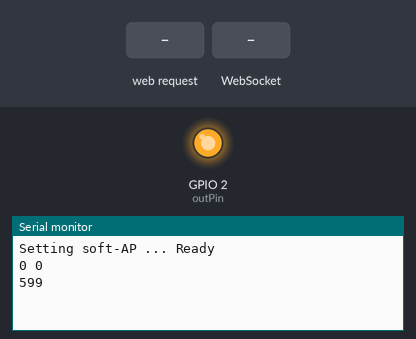
Bench run of a sketch on a simulated ESP8266 (NodeMCU). Shown: output pins drawn as LEDs (lit = HIGH), the last lines printed to the serial monitor. Inputs (shaded band) come from the test bench. WiFi joins after 1.5 s; servers stay silent unless stated.

Above: at 1.2 s.
1.3 s: HTTP request GET /slider received
At 1.9 s:
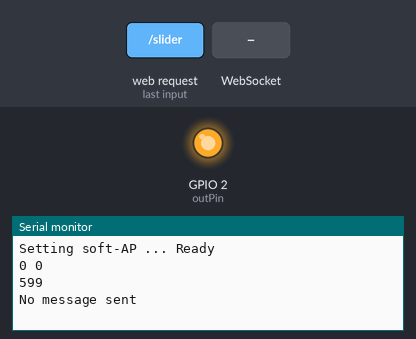
2.8 s: WebSocket text "ON" received
At 2.96 s:
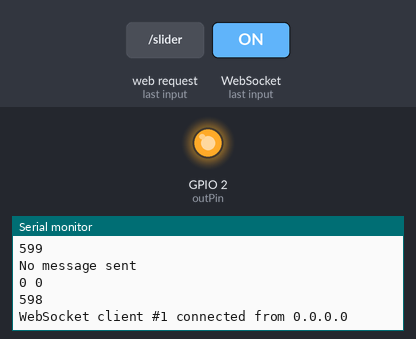
Timing chart, 0 to 5.8 s (numbered marks = the images above; inputs shaded):
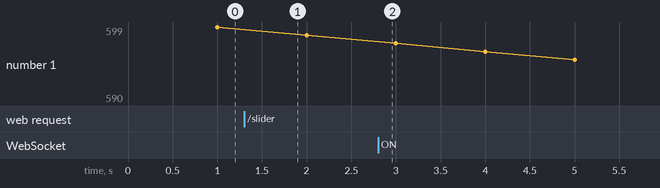

The sketch:

AsyncClient2_0.ino
```cpp
// (licence header left out)
// Import required libraries
#include <ESP8266WiFi.h>
#include <ESPAsyncTCP.h>
#include <ESPAsyncWebServer.h>

// Replace with your network credentials
//const char* ssid = "TitanDragon";
//const char* password = "L@tteMacchiat0!";
const char* ssid = "lamp";
const char* password = "lampjelampje!";

bool timerState = 0;
const int outPin = 2;
//Rolys global vars
String sliderValue = "600";
int countDown = 600;
int updateOnOff = 0;

const char* PARAM_INPUT = "value";

// Create AsyncWebServer object on port 80
AsyncWebServer server(80);
AsyncWebSocket ws("/ws");

const char index_html[] PROGMEM = R"rawliteral(
<!DOCTYPE HTML><html>
<head>
  <title>ESP Web Server</title>
  <meta name="viewport" content="width=device-width, initial-scale=1">
  <link rel="icon" href="data:,">
  <style>
  html {
    font-family: Arial, Helvetica, sans-serif;
    text-align: center;
  }
  h1 {
    font-size: 1.8rem;
    color: white;
  }
  h2{
    font-size: 1.5rem;
    font-weight: bold;
    color: #143642;
  }
  .topnav {
    overflow: hidden;
    background-color: #143642;
  }
  body {
    margin: 0;
  }
  .content {
    padding: 30px;
    max-width: 600px;
    margin: 0 auto;
  }
  .card {
    background-color: #F8F7F9;;
    box-shadow: 2px 2px 12px 1px rgba(140,140,140,.5);
    padding-top:10px;
    padding-bottom:20px;
  }
  .button {
    padding: 15px 50px;
    font-size: 24px;
    text-align: center;
    outline: none;
    color: #fff;
    background-color: #0f8b8d;
    border: none;
    border-radius: 5px;
    -webkit-touch-callout: none;
    -webkit-user-select: none;
    -khtml-user-select: none;
    -moz-user-select: none;
    -ms-user-select: none;
    user-select: none;
    -webkit-tap-highlight-color: rgba(0,0,0,0);
   }
   /*.button:hover {background-color: #0f8b8d}*/
   .button:active {
     background-color: #0f8b8d;
     box-shadow: 2 2px #CDCDCD;
     transform: translateY(2px);
   }
   .state {
     font-size: 1.5rem;
     color:#8c8c8c;
     font-weight: bold;
   }
  </style>
<title>Light switch timer interval</title>
<meta name="viewport" content="width=device-width, initial-scale=1">
<link rel="icon" href="data:,">
</head>
<body>
  <div class="topnav">
    <h1>Light switch timer interval</h1>
  </div>
  <div class="content">
    <div class="card">
      <h2>Output - Relay (GPIO2)</h2>
      <p class="state">Interval (s): <span id="textSliderValue">%SLIDERVALUE%</span></p>
      <p><input type="range" onchange="updateSlider(this)" id="timerSlider" min="10" max="1200" value="%SLIDERVALUE%" step="10" class="slider"></p>
      <p class="state">Counter: <span id="counter">%SLIDERVALUE%</span></p>
    </div>
  </div>
<script>
  var gateway = `ws://${window.location.hostname}/ws`;
  var websocket;
  window.addEventListener('load', onLoad);
  function initWebSocket() {
    console.log('Trying to open a WebSocket connection...');
    websocket = new WebSocket(gateway);
    websocket.onopen    = onOpen;
    websocket.onclose   = onClose;
    websocket.onmessage = onMessage; // <-- add this line
  }
  function onOpen(event) {
    console.log('Connection opened');
  }
  function onClose(event) {
    console.log('Connection closed');
    setTimeout(initWebSocket, 2000);
  }
  function onMessage(event) {
    var state;
    if (event.data == "ON"){
      state = "ON";
      document.getElementById('state').innerHTML = state;
    }
    else if (event.data == "OFF"){
      state = "OFF";
      document.getElementById('state').innerHTML = state;
    }
    else {
      document.getElementById('counter').innerHTML = event.data;
    }
  }
  function onLoad(event) {
    initWebSocket();
    initButton();
  }
  function initButton() {
    document.getElementById('button').addEventListener('click', toggle);
  }
  function OnOff(){
    websocket.send('toggle');
  }
  function updateSlider(element)
  {
   var sliderValue = document.getElementById("timerSlider").value;
   document.getElementById("textSliderValue").innerHTML = sliderValue;
   console.log(sliderValue);
   var xhr = new XMLHttpRequest();
   xhr.open("GET", "/slider?value="+sliderValue, true);
   xhr.send();
  }
</script>
</body>
</html>
)rawliteral";

// Interrupt Service Routine
void ICACHE_RAM_ATTR onTimerISR(){
    ws.cleanupClients();
    timer1_write(5000000);//1s
    countDown--;
    notifyClients();
    Serial.println(countDown);
    if (countDown == 0){
      digitalWrite(outPin,!(digitalRead(outPin)));  //Toggle Output Pin
      ws.cleanupClients();
      countDown = sliderValue.toInt();
      //Serial.println("Timer reached zero:" + countDown);
    }
    else{
//      if(globalClient != NULL && globalClient->status() == WS_CONNECTED){
//        Serial.println(countDown);
//        globalClient->text(String(countDown));
//        ws.textAll(String(countDown));
//      }
    }
}

void notifyClients() {
  Serial.println(String(updateOnOff) + " " + String(updateOnOff));
  if (updateOnOff == 1){ //timerStatus containd button change
    if (timerState ==0){
      ws.textAll("OFF");
      updateOnOff = 0;
      }
    else {
      ws.textAll("ON");
      updateOnOff = 0;
      }
    }
  else {
    ws.textAll(String(countDown));
  }

}

void handleWebSocketMessage(void *arg, uint8_t *data, size_t len) {
  AwsFrameInfo *info = (AwsFrameInfo*)arg;
  if (info->final && info->index == 0 && info->len == len && info->opcode == WS_TEXT) {
    data[len] = 0;
    if (strcmp((char*)data, "toggle") == 0) {
      timerState = !timerState;
      updateOnOff = 1;
      notifyClients();
    }
  }
}

void onEvent(AsyncWebSocket *server, AsyncWebSocketClient *client, AwsEventType type,
             void *arg, uint8_t *data, size_t len) {
    switch (type) {
      case WS_EVT_CONNECT:
        Serial.printf("WebSocket client #%u connected from %s\n", client->id(), client->remoteIP().toString().c_str());
        break;
      case WS_EVT_DISCONNECT:
        Serial.printf("WebSocket client #%u disconnected\n", client->id());
        break;
      case WS_EVT_DATA:
        handleWebSocketMessage(arg, data, len);
        break;
      case WS_EVT_PONG:
      case WS_EVT_ERROR:
        break;
  }
}

void initWebSocket() {
  ws.onEvent(onEvent);
  server.addHandler(&ws);
}

String processor(const String& var){
  Serial.println(var);
  if(var == "STATE"){
    if (timerState){
      return "ON";
    }
    else{
      return "OFF";
    }
      if (var == "SLIDERVALUE"){
    return sliderValue;
    }
   if (var == "COUNTERVALUE"){
     return String(countDown);
   }
  }
  return String();
}

void setup(){
  // Serial port for debugging purposes
  Serial.begin(115200);

  pinMode(outPin, OUTPUT);
  digitalWrite(outPin, HIGH);

  // Connect to Wi-Fi
//  WiFi.begin(ssid, password);
//  while (WiFi.status() != WL_CONNECTED) {
//    delay(1000);
//    Serial.println("Connecting to WiFi..");
//  }
//
//  // Print ESP Local IP Address
//  Serial.println(WiFi.localIP());

  Serial.print("Setting soft-AP ... ");
  boolean result = WiFi.softAP(ssid, password);
  if(result == true)
  {
    Serial.println("Ready");
  }
  else
  {
    Serial.println("Failed!");
  }

  initWebSocket();

  // Route for root / web page
  server.on("/", HTTP_GET, [](AsyncWebServerRequest *request){
    request->send_P(200, "text/html", index_html, processor);
  });

  // Send a GET request to <ESP_IP>/slider?value=<inputMessage>
  server.on("/slider", HTTP_GET, [] (AsyncWebServerRequest *request) {
    String inputMessage;
    // GET input1 value on <ESP_IP>/slider?value=<inputMessage>
    if (request->hasParam(PARAM_INPUT)) {
      inputMessage = request->getParam(PARAM_INPUT)->value();
      sliderValue = inputMessage;
      countDown = inputMessage.toInt();
    }
    else {
      inputMessage = "No message sent";
    }
    Serial.println(inputMessage);
    request->send(200, "text/plain", "OK");
  });

  // Start server
  server.begin();

  //Initialize Ticker every 1s
  timer1_attachInterrupt(onTimerISR);
  timer1_enable(TIM_DIV16, TIM_EDGE, TIM_SINGLE);
  timer1_write(5000000); //1 s

}

void loop() {
  //ws.cleanupClients(); /// Needs to be removed #Roly
  //digitalWrite(outPin, timerState);
}
```

Measured:
- after the input at 1.3 s, the serial monitor: prints a new line at once (image 1)
- after the input at 2.8 s, the serial monitor: prints a new line at once (image 2)
